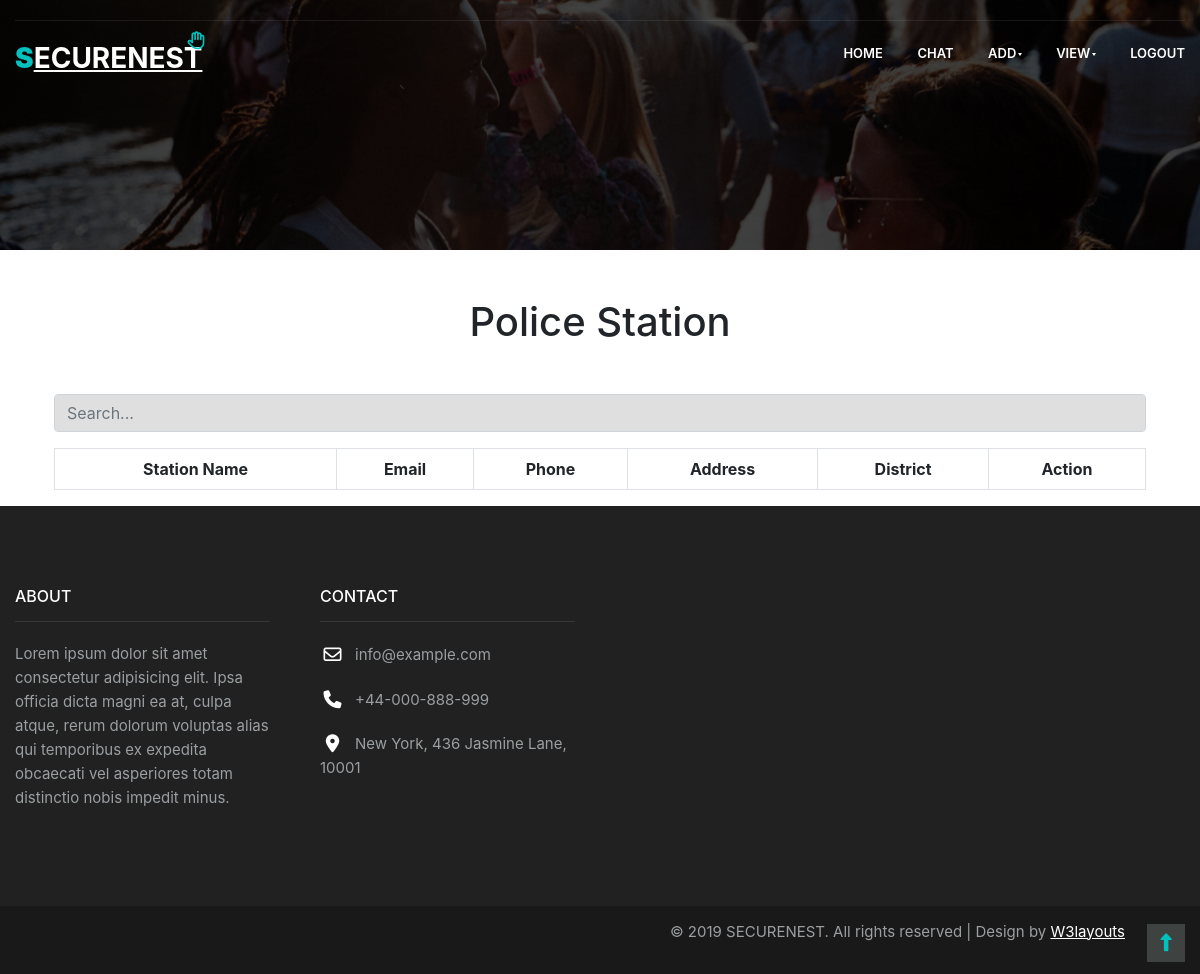
The page /viewPolice/ on the database as committed earlier.
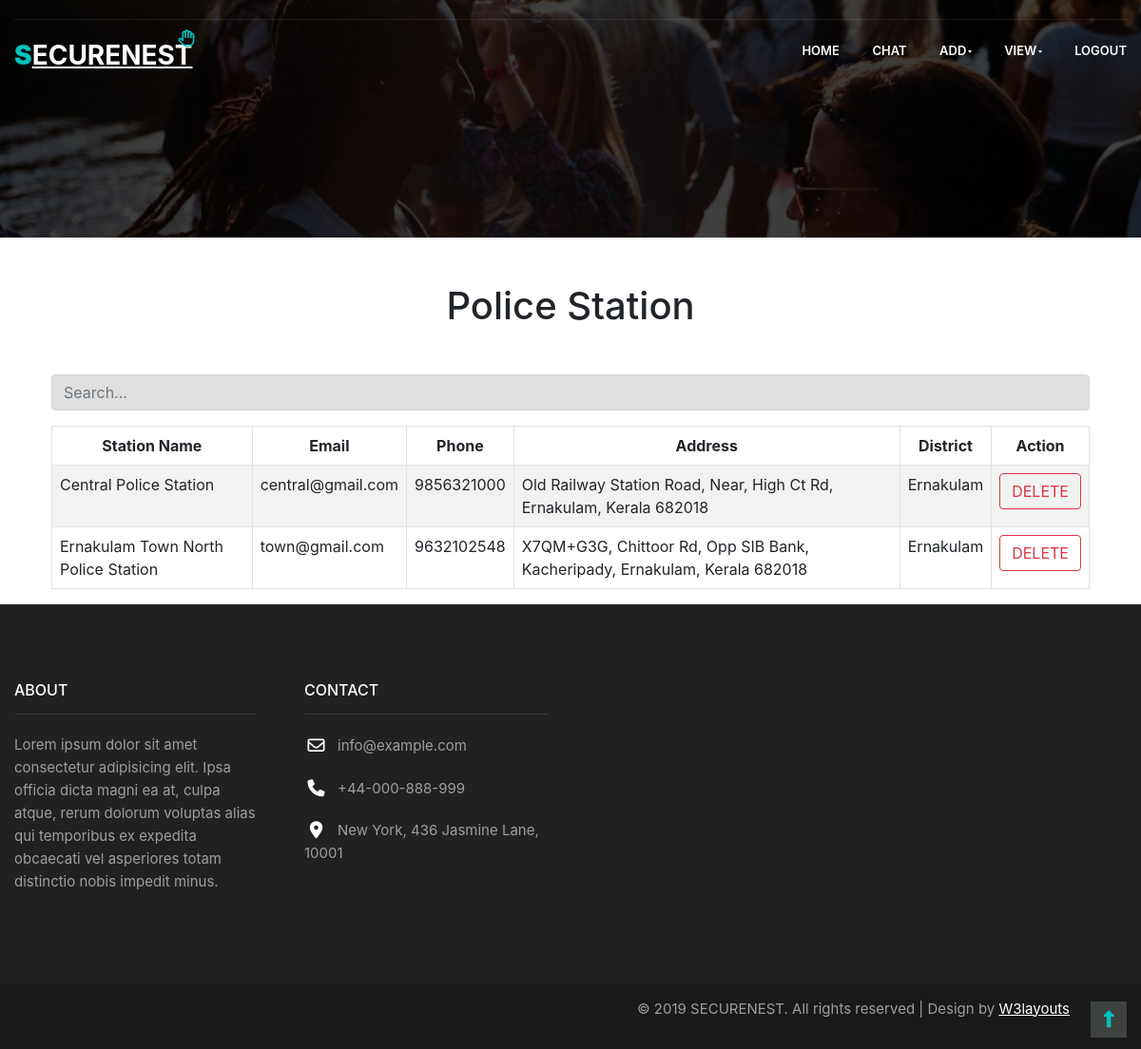
The same page on the database as committed later.
### SecureNestApp/models.py (models this page shows, shortened)
class PoliceStation(models.Model):
    name = models.CharField(max_length=100)
    email = models.EmailField(max_length=100)
    phone = models.IntegerField()
    district = models.CharField(max_length=100)
    address = models.CharField(max_length=300)
    loginid = models.ForeignKey(Login, on_delete=models.CASCADE)

### SecureNestApp/views.py (the view)
# urls.py: path("viewPolice/", views.viewPolice),
def viewPolice(request):
    policeData = PoliceStation.objects.all()
    return render(request, "ADMIN/viewPolice.html", {"policeData": policeData})

### templates/ADMIN/viewPolice.html (shortened to what this page needs)
{% extends "ADMIN/adminBase.html" %}
{% block header %}
<link rel="stylesheet" href="https://cdn.jsdelivr.net/npm/bootstrap@5.2.3/dist/css/bootstrap.min.css"
>
<link rel="stylesheet" href="https://stackpath.bootstrapcdn.com/bootstrap/5.0.0/css/bootstrap.min.css">
<body>
    <div class="container">
        <h1 align="center" class="m-5">Police Station</h1>
        <input type="text" id="searchInput" class="form-control mb-3 test" placeholder="Search...">
        <table class="table table-striped table-bordered" border="1">
            <thead>
                <tr>
                    <th>Station Name</th>
                    <th>Email</th>
                    <th>Phone</th>
                    <th>Address</th>
                    <th>District</th>
                    <th colspan="2">Action</th>
                </tr>
            </thead>
            <tbody id="tableBody">
                {% for i in policeData %}
                <tr id="row{{ forloop.counter }}">
                    <td>{{ i.name }}</td>
                    <td>{{ i.email }}</td>
                    <td>{{ i.phone }}</td>
                    <td>{{ i.address }}</td>
                    <td>{{ i.district }}</td>
                    <td><a href="/deletePolice?id={{i.loginid_id}}" class="btn btn-outline-danger">DELETE</a></td>
                </tr>
                {% endfor %}
            </tbody>
        </table>
    </div>
</body>
</html>
{% endblock %}

Rows that differ between the two databases and show on the page:
added PoliceStation: name "Central Police Station", email "central@gmail.com", phone "9856321000", address "Old Railway Station Road, Near, High Ct Rd, Ernakulam, Kerala 682018", district "Ernakulam"
added PoliceStation: name "Ernakulam Town North Police Station", email "town@gmail.com", phone "9632102548", address "X7QM+G3G, Chittoor Rd, Opp SIB Bank, Kacheripady, Ernakulam, Kerala 682018", district "Ernakulam"
